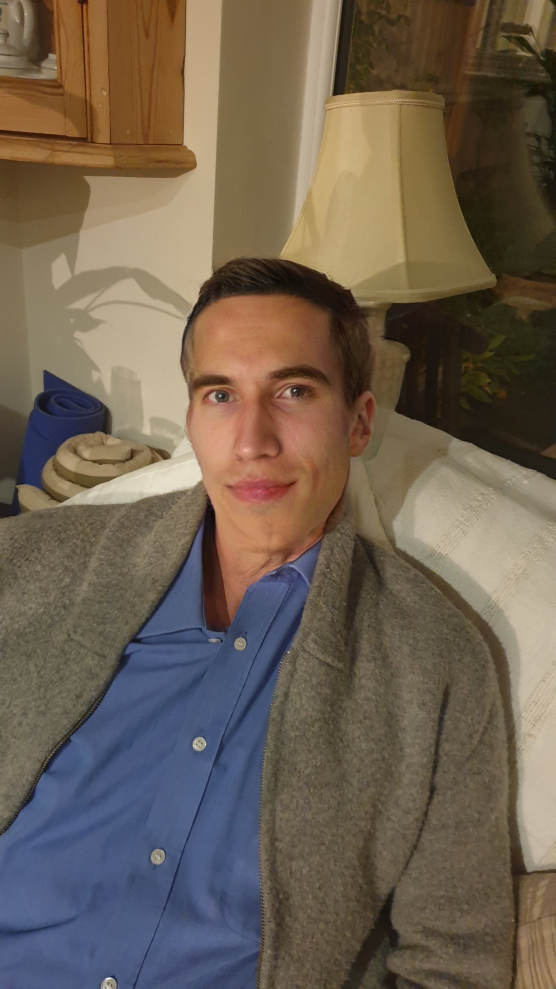
#> input picture bizley/assets/images/David.png, 1668 x 2966 px (shown at 1/3 size)
$ python optimize_david.py
#> lines starting #> are read from the running program, lines starting #| are printed output that depends on the picture
"""
Optimize David.png for better panel fit by:
1. Smart cropping to improve composition
2. Resizing to optimal dimensions for background display
3. Optimizing file size
"""

from PIL import Image
import os

def optimize_david_image():
    input_path = 'bizley/assets/images/David.png'
    output_path = 'bizley/assets/images/David_optimized.png'
    backup_path = 'bizley/assets/images/David_original.png'

    # Open the image
    img = Image.open(input_path)
#> img is the input picture: PIL image 1668x2966 RGB; mean R, G, B 110.3, 96.5, 81.4
    print(f"Original size: {img.size}")
#| Original size: (1668, 2966)

    # Backup original
    if not os.path.exists(backup_path):
        img.save(backup_path, quality=95)
        print(f"Backed up original to {backup_path}")

    # Current image is 800x1599 (aspect ratio ~1:2)
    # Panel displays at various widths but typically 70% width when active
    # Target aspect ratio closer to 3:4 or 2:3 for better panel fit

    width, height = img.size
#> width = 1668; height = 2966

    # Calculate optimal crop - take center-weighted crop
    # Keep full width but reduce height to create better aspect ratio
    target_aspect = 3/4  # 0.75
    target_height = int(width / target_aspect)
#> target_height = 2224

    if target_height < height:
        # Crop from top and bottom, keeping center
        # But weight slightly towards top for portrait photos
        crop_top = int((height - target_height) * 0.3)  # 30% from top
#> crop_top = 222
        crop_bottom = crop_top + target_height
#> crop_bottom = 2446

        img_cropped = img.crop((0, crop_top, width, crop_bottom))
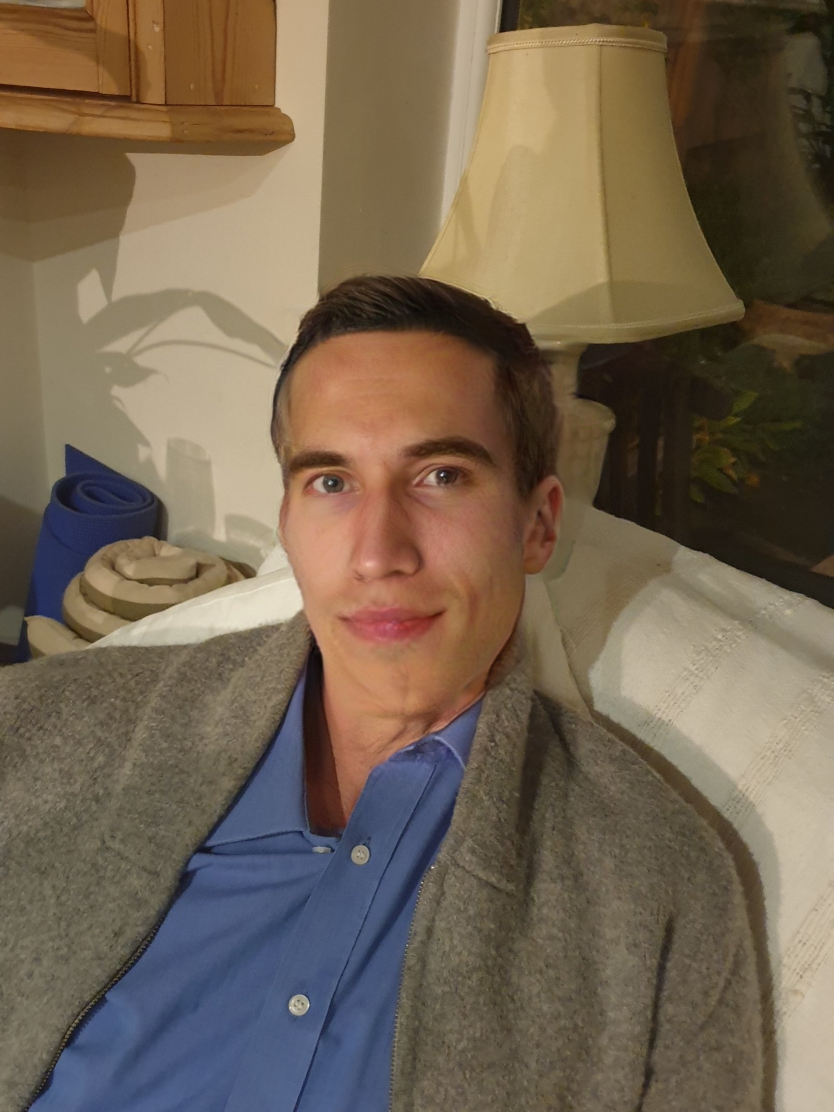
#> img_cropped: PIL image 1668x2224 RGB (shown at 1/2 size); mean R, G, B 115.6, 100, 81.2
        print(f"Cropped to: {img_cropped.size} (removed {height - target_height}px height)")
#| Cropped to: (1668, 2224) (removed 742px height)
    else:
        img_cropped = img

    # Resize to optimal display size (1200px width is good for high-DPI displays)
    target_width = 1200
    aspect = img_cropped.size[1] / img_cropped.size[0]
#> aspect = 1.33
    target_height = int(target_width * aspect)
#> target_height = 1600

    img_resized = img_cropped.resize((target_width, target_height), Image.Resampling.LANCZOS)
    print(f"Resized to: {img_resized.size}")
#| Resized to: (1200, 1600)

    # Save optimized version
    img_resized.save(output_path, 'PNG', optimize=True)
    print(f"Saved optimized image to {output_path}")

    # Get file sizes
    original_size = os.path.getsize(input_path) / 1024
    optimized_size = os.path.getsize(output_path) / 1024
    print(f"\nFile size: {original_size:.1f}KB → {optimized_size:.1f}KB ({optimized_size/original_size*100:.1f}%)")

    return output_path

if __name__ == '__main__':
    optimize_david_image()
    print("\nReview the optimized image. If satisfied, you can:")
    print("1. Replace David.png with David_optimized.png")
    print("2. Or keep both and update the code to use David_optimized.png")

$ run again, with bizley/assets/images/Abigail.png copied over bizley/assets/images/David.png
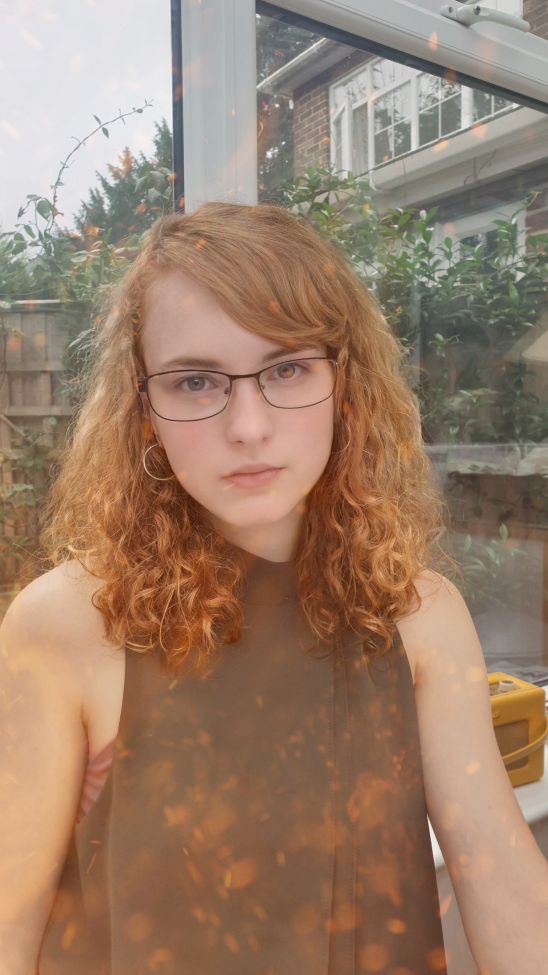
#> input picture bizley/assets/images/Abigail.png, 1644 x 2923 px (shown at 1/3 size)
#> in optimize_david_image, img is the input picture: PIL image 1644x2923 RGB; mean R, G, B 155.9, 127.8, 107.3
#| Original size: (1644, 2923)
#> in optimize_david_image, `img_cropped = img.crop((0, crop_top, width, crop_bottom))`:
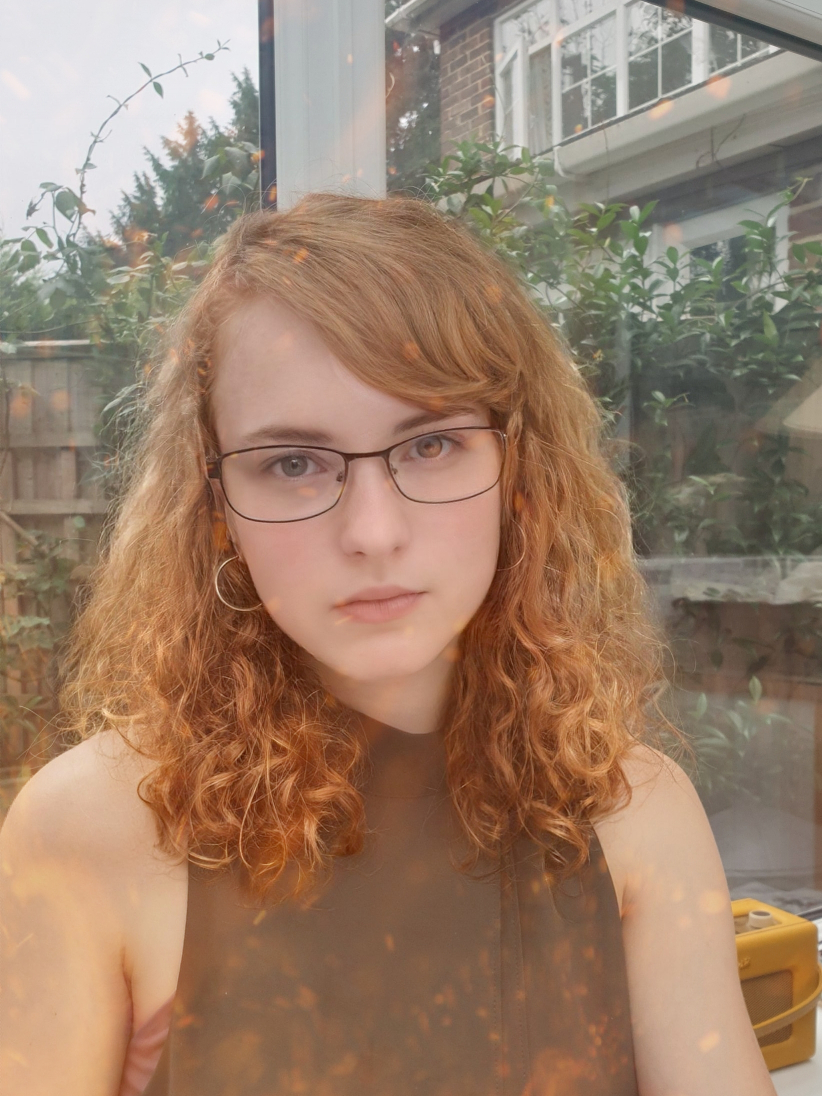
#> img_cropped: PIL image 1644x2192 RGB (shown at 1/2 size); mean R, G, B 154.4, 127, 106
#| Cropped to: (1644, 2192) (removed 731px height)
#| Resized to: (1200, 1600)

$ run again, with bizley/assets/images/Claire.png copied over bizley/assets/images/David.png
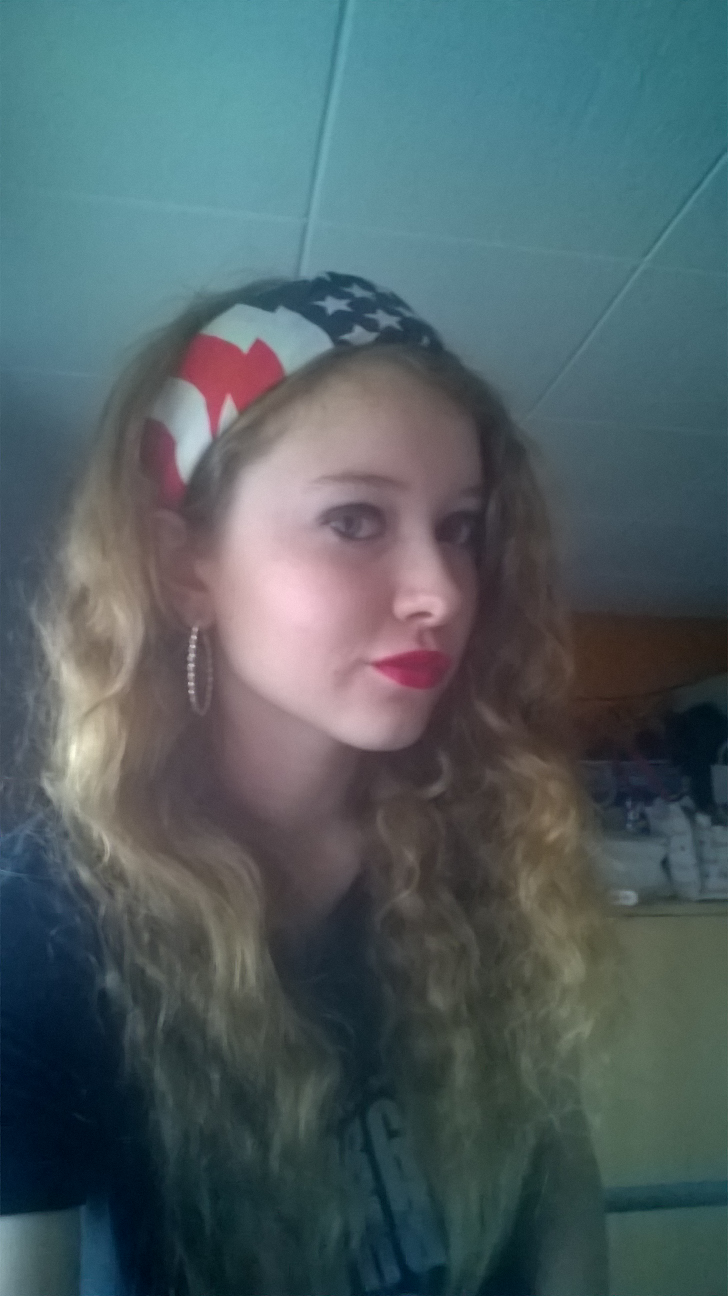
#> input picture bizley/assets/images/Claire.png, 1456 x 2592 px (shown at 1/2 size)
#> in optimize_david_image, img is the input picture: PIL image 1456x2592 RGB; mean R, G, B 79.5, 95.9, 99.8
#| Original size: (1456, 2592)
#> in optimize_david_image, `img_cropped = img.crop((0, crop_top, width, crop_bottom))`:
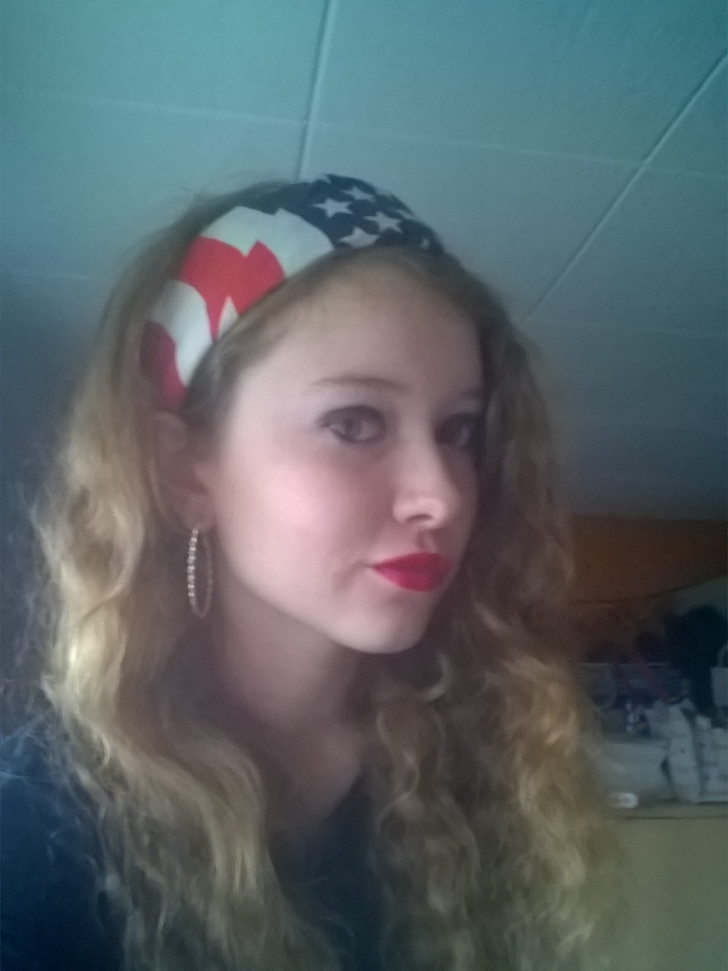
#> img_cropped: PIL image 1456x1941 RGB (shown at 1/2 size); mean R, G, B 90.2, 100.2, 103.8
#| Cropped to: (1456, 1941) (removed 651px height)
#| Resized to: (1200, 1599)
